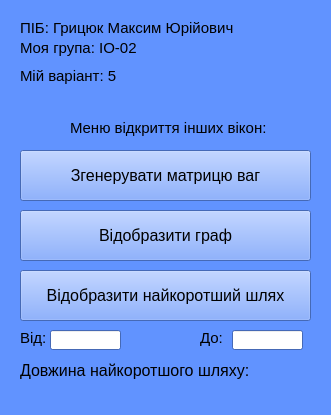
<?xml version="1.0" encoding="UTF-8"?>
<ui version="4.0">
 <class>MainWindow</class>
 <widget class="QMainWindow" name="MainWindow">
  <property name="geometry">
   <rect>
    <x>0</x>
    <y>0</y>
    <width>331</width>
    <height>415</height>
   </rect>
  </property>
  <property name="sizePolicy">
   <sizepolicy hsizetype="Preferred" vsizetype="Preferred">
    <horstretch>0</horstretch>
    <verstretch>0</verstretch>
   </sizepolicy>
  </property>
  <property name="minimumSize">
   <size>
    <width>331</width>
    <height>342</height>
   </size>
  </property>
  <property name="maximumSize">
   <size>
    <width>331</width>
    <height>121221</height>
   </size>
  </property>
  <property name="palette">
   <palette>
    <active>
     <colorrole role="WindowText">
      <brush brushstyle="SolidPattern">
       <color alpha="255">
        <red>0</red>
        <green>0</green>
        <blue>0</blue>
       </color>
      </brush>
     </colorrole>
     <colorrole role="Button">
      <brush brushstyle="SolidPattern">
       <color alpha="255">
        <red>97</red>
        <green>147</green>
        <blue>255</blue>
       </color>
      </brush>
     </colorrole>
     <colorrole role="Light">
      <brush brushstyle="SolidPattern">
       <color alpha="255">
        <red>224</red>
        <green>234</green>
        <blue>255</blue>
       </color>
      </brush>
     </colorrole>
     <colorrole role="Midlight">
      <brush brushstyle="SolidPattern">
       <color alpha="255">
        <red>160</red>
        <green>190</green>
        <blue>255</blue>
       </color>
      </brush>
     </colorrole>
     <colorrole role="Dark">
      <brush brushstyle="SolidPattern">
       <color alpha="255">
        <red>48</red>
        <green>74</green>
        <blue>127</blue>
       </color>
      </brush>
     </colorrole>
     <colorrole role="Mid">
      <brush brushstyle="SolidPattern">
       <color alpha="255">
        <red>65</red>
        <green>98</green>
        <blue>170</blue>
       </color>
      </brush>
     </colorrole>
     <colorrole role="Text">
      <brush brushstyle="SolidPattern">
       <color alpha="255">
        <red>0</red>
        <green>0</green>
        <blue>0</blue>
       </color>
      </brush>
     </colorrole>
     <colorrole role="BrightText">
      <brush brushstyle="SolidPattern">
       <color alpha="255">
        <red>255</red>
        <green>255</green>
        <blue>255</blue>
       </color>
      </brush>
     </colorrole>
     <colorrole role="ButtonText">
      <brush brushstyle="SolidPattern">
       <color alpha="255">
        <red>0</red>
        <green>0</green>
        <blue>0</blue>
       </color>
      </brush>
     </colorrole>
     <colorrole role="Base">
      <brush brushstyle="SolidPattern">
       <color alpha="255">
        <red>255</red>
        <green>255</green>
        <blue>255</blue>
       </color>
      </brush>
     </colorrole>
     <colorrole role="Window">
      <brush brushstyle="SolidPattern">
       <color alpha="255">
        <red>97</red>
        <green>147</green>
        <blue>255</blue>
       </color>
      </brush>
     </colorrole>
     <colorrole role="Shadow">
      <brush brushstyle="SolidPattern">
       <color alpha="255">
        <red>0</red>
        <green>0</green>
        <blue>0</blue>
       </color>
      </brush>
     </colorrole>
     <colorrole role="AlternateBase">
      <brush brushstyle="SolidPattern">
       <color alpha="255">
        <red>176</red>
        <green>201</green>
        <blue>255</blue>
       </color>
      </brush>
     </colorrole>
     <colorrole role="ToolTipBase">
      <brush brushstyle="SolidPattern">
       <color alpha="255">
        <red>255</red>
        <green>255</green>
        <blue>220</blue>
       </color>
      </brush>
     </colorrole>
     <colorrole role="ToolTipText">
      <brush brushstyle="SolidPattern">
       <color alpha="255">
        <red>0</red>
        <green>0</green>
        <blue>0</blue>
       </color>
      </brush>
     </colorrole>
     <colorrole role="PlaceholderText">
      <brush brushstyle="NoBrush">
       <color alpha="128">
        <red>0</red>
        <green>0</green>
        <blue>0</blue>
       </color>
      </brush>
     </colorrole>
    </active>
    <inactive>
     <colorrole role="WindowText">
      <brush brushstyle="SolidPattern">
       <color alpha="255">
        <red>0</red>
        <green>0</green>
        <blue>0</blue>
       </color>
      </brush>
     </colorrole>
     <colorrole role="Button">
      <brush brushstyle="SolidPattern">
       <color alpha="255">
        <red>97</red>
        <green>147</green>
        <blue>255</blue>
       </color>
      </brush>
     </colorrole>
     <colorrole role="Light">
      <brush brushstyle="SolidPattern">
       <color alpha="255">
        <red>224</red>
        <green>234</green>
        <blue>255</blue>
       </color>
      </brush>
     </colorrole>
     <colorrole role="Midlight">
      <brush brushstyle="SolidPattern">
       <color alpha="255">
        <red>160</red>
        <green>190</green>
        <blue>255</blue>
       </color>
      </brush>
     </colorrole>
     <colorrole role="Dark">
      <brush brushstyle="SolidPattern">
       <color alpha="255">
        <red>48</red>
        <green>74</green>
        <blue>127</blue>
       </color>
      </brush>
     </colorrole>
     <colorrole role="Mid">
      <brush brushstyle="SolidPattern">
       <color alpha="255">
        <red>65</red>
        <green>98</green>
        <blue>170</blue>
       </color>
      </brush>
     </colorrole>
     <colorrole role="Text">
      <brush brushstyle="SolidPattern">
       <color alpha="255">
        <red>0</red>
        <green>0</green>
        <blue>0</blue>
       </color>
      </brush>
     </colorrole>
     <colorrole role="BrightText">
      <brush brushstyle="SolidPattern">
       <color alpha="255">
        <red>255</red>
        <green>255</green>
        <blue>255</blue>
       </color>
      </brush>
     </colorrole>
     <colorrole role="ButtonText">
      <brush brushstyle="SolidPattern">
       <color alpha="255">
        <red>0</red>
        <green>0</green>
        <blue>0</blue>
       </color>
      </brush>
     </colorrole>
     <colorrole role="Base">
      <brush brushstyle="SolidPattern">
       <color alpha="255">
        <red>255</red>
        <green>255</green>
        <blue>255</blue>
       </color>
      </brush>
     </colorrole>
     <colorrole role="Window">
      <brush brushstyle="SolidPattern">
       <color alpha="255">
        <red>97</red>
        <green>147</green>
        <blue>255</blue>
       </color>
      </brush>
     </colorrole>
     <colorrole role="Shadow">
      <brush brushstyle="SolidPattern">
       <color alpha="255">
        <red>0</red>
        <green>0</green>
        <blue>0</blue>
       </color>
      </brush>
     </colorrole>
     <colorrole role="AlternateBase">
      <brush brushstyle="SolidPattern">
       <color alpha="255">
        <red>176</red>
        <green>201</green>
        <blue>255</blue>
       </color>
      </brush>
     </colorrole>
     <colorrole role="ToolTipBase">
      <brush brushstyle="SolidPattern">
       <color alpha="255">
        <red>255</red>
        <green>255</green>
        <blue>220</blue>
       </color>
      </brush>
     </colorrole>
     <colorrole role="ToolTipText">
      <brush brushstyle="SolidPattern">
       <color alpha="255">
        <red>0</red>
        <green>0</green>
        <blue>0</blue>
       </color>
      </brush>
     </colorrole>
     <colorrole role="PlaceholderText">
      <brush brushstyle="NoBrush">
       <color alpha="128">
        <red>0</red>
        <green>0</green>
        <blue>0</blue>
       </color>
      </brush>
     </colorrole>
    </inactive>
    <disabled>
     <colorrole role="WindowText">
      <brush brushstyle="SolidPattern">
       <color alpha="255">
        <red>48</red>
        <green>74</green>
        <blue>127</blue>
       </color>
      </brush>
     </colorrole>
     <colorrole role="Button">
      <brush brushstyle="SolidPattern">
       <color alpha="255">
        <red>97</red>
        <green>147</green>
        <blue>255</blue>
       </color>
      </brush>
     </colorrole>
     <colorrole role="Light">
      <brush brushstyle="SolidPattern">
       <color alpha="255">
        <red>224</red>
        <green>234</green>
        <blue>255</blue>
       </color>
      </brush>
     </colorrole>
     <colorrole role="Midlight">
      <brush brushstyle="SolidPattern">
       <color alpha="255">
        <red>160</red>
        <green>190</green>
        <blue>255</blue>
       </color>
      </brush>
     </colorrole>
     <colorrole role="Dark">
      <brush brushstyle="SolidPattern">
       <color alpha="255">
        <red>48</red>
        <green>74</green>
        <blue>127</blue>
       </color>
      </brush>
     </colorrole>
     <colorrole role="Mid">
      <brush brushstyle="SolidPattern">
       <color alpha="255">
        <red>65</red>
        <green>98</green>
        <blue>170</blue>
       </color>
      </brush>
     </colorrole>
     <colorrole role="Text">
      <brush brushstyle="SolidPattern">
       <color alpha="255">
        <red>48</red>
        <green>74</green>
        <blue>127</blue>
       </color>
      </brush>
     </colorrole>
     <colorrole role="BrightText">
      <brush brushstyle="SolidPattern">
       <color alpha="255">
        <red>255</red>
        <green>255</green>
        <blue>255</blue>
       </color>
      </brush>
     </colorrole>
     <colorrole role="ButtonText">
      <brush brushstyle="SolidPattern">
       <color alpha="255">
        <red>48</red>
        <green>74</green>
        <blue>127</blue>
       </color>
      </brush>
     </colorrole>
     <colorrole role="Base">
      <brush brushstyle="SolidPattern">
       <color alpha="255">
        <red>97</red>
        <green>147</green>
        <blue>255</blue>
       </color>
      </brush>
     </colorrole>
     <colorrole role="Window">
      <brush brushstyle="SolidPattern">
       <color alpha="255">
        <red>97</red>
        <green>147</green>
        <blue>255</blue>
       </color>
      </brush>
     </colorrole>
     <colorrole role="Shadow">
      <brush brushstyle="SolidPattern">
       <color alpha="255">
        <red>0</red>
        <green>0</green>
        <blue>0</blue>
       </color>
      </brush>
     </colorrole>
     <colorrole role="AlternateBase">
      <brush brushstyle="SolidPattern">
       <color alpha="255">
        <red>97</red>
        <green>147</green>
        <blue>255</blue>
       </color>
      </brush>
     </colorrole>
     <colorrole role="ToolTipBase">
      <brush brushstyle="SolidPattern">
       <color alpha="255">
        <red>255</red>
        <green>255</green>
        <blue>220</blue>
       </color>
      </brush>
     </colorrole>
     <colorrole role="ToolTipText">
      <brush brushstyle="SolidPattern">
       <color alpha="255">
        <red>0</red>
        <green>0</green>
        <blue>0</blue>
       </color>
      </brush>
     </colorrole>
     <colorrole role="PlaceholderText">
      <brush brushstyle="NoBrush">
       <color alpha="128">
        <red>0</red>
        <green>0</green>
        <blue>0</blue>
       </color>
      </brush>
     </colorrole>
    </disabled>
   </palette>
  </property>
  <property name="windowTitle">
   <string>Вікно №1</string>
  </property>
  <widget class="QWidget" name="centralwidget">
   <widget class="QPushButton" name="buttonCall2">
    <property name="geometry">
     <rect>
      <x>20</x>
      <y>150</y>
      <width>291</width>
      <height>51</height>
     </rect>
    </property>
    <property name="font">
     <font>
      <pointsize>12</pointsize>
     </font>
    </property>
    <property name="text">
     <string>Згенерувати матрицю ваг</string>
    </property>
   </widget>
   <widget class="QPushButton" name="buttonCall3">
    <property name="geometry">
     <rect>
      <x>20</x>
      <y>210</y>
      <width>291</width>
      <height>51</height>
     </rect>
    </property>
    <property name="font">
     <font>
      <pointsize>12</pointsize>
     </font>
    </property>
    <property name="text">
     <string>Відобразити граф</string>
    </property>
   </widget>
   <widget class="QPushButton" name="buttonCall4">
    <property name="geometry">
     <rect>
      <x>20</x>
      <y>270</y>
      <width>291</width>
      <height>51</height>
     </rect>
    </property>
    <property name="font">
     <font>
      <pointsize>12</pointsize>
     </font>
    </property>
    <property name="text">
     <string>Відобразити найкоротший шлях</string>
    </property>
   </widget>
   <widget class="QLabel" name="labelVarGet">
    <property name="geometry">
     <rect>
      <x>20</x>
      <y>60</y>
      <width>131</width>
      <height>31</height>
     </rect>
    </property>
    <property name="font">
     <font>
      <pointsize>11</pointsize>
     </font>
    </property>
    <property name="text">
     <string>Мій варіант: 5</string>
    </property>
   </widget>
   <widget class="QLabel" name="labelCallCapt">
    <property name="geometry">
     <rect>
      <x>70</x>
      <y>120</y>
      <width>201</width>
      <height>16</height>
     </rect>
    </property>
    <property name="font">
     <font>
      <pointsize>11</pointsize>
     </font>
    </property>
    <property name="text">
     <string>Меню відкриття інших вікон:</string>
    </property>
   </widget>
   <widget class="QLabel" name="labelInfo1">
    <property name="geometry">
     <rect>
      <x>20</x>
      <y>20</y>
      <width>251</width>
      <height>16</height>
     </rect>
    </property>
    <property name="font">
     <font>
      <pointsize>11</pointsize>
     </font>
    </property>
    <property name="text">
     <string>ПІБ: Грицюк Максим Юрійович</string>
    </property>
   </widget>
   <widget class="QLabel" name="labelInfo2">
    <property name="geometry">
     <rect>
      <x>20</x>
      <y>40</y>
      <width>231</width>
      <height>16</height>
     </rect>
    </property>
    <property name="font">
     <font>
      <pointsize>11</pointsize>
     </font>
    </property>
    <property name="text">
     <string>Моя група: ІО-02</string>
    </property>
   </widget>
   <widget class="QLineEdit" name="lineSrc">
    <property name="geometry">
     <rect>
      <x>50</x>
      <y>330</y>
      <width>71</width>
      <height>20</height>
     </rect>
    </property>
   </widget>
   <widget class="QLineEdit" name="lineDest">
    <property name="geometry">
     <rect>
      <x>232</x>
      <y>330</y>
      <width>71</width>
      <height>20</height>
     </rect>
    </property>
   </widget>
   <widget class="QLabel" name="label">
    <property name="geometry">
     <rect>
      <x>20</x>
      <y>330</y>
      <width>31</width>
      <height>16</height>
     </rect>
    </property>
    <property name="font">
     <font>
      <pointsize>11</pointsize>
     </font>
    </property>
    <property name="text">
     <string>Від:</string>
    </property>
   </widget>
   <widget class="QLabel" name="label_2">
    <property name="geometry">
     <rect>
      <x>200</x>
      <y>330</y>
      <width>31</width>
      <height>16</height>
     </rect>
    </property>
    <property name="font">
     <font>
      <pointsize>11</pointsize>
     </font>
    </property>
    <property name="text">
     <string>До:</string>
    </property>
   </widget>
   <widget class="QLabel" name="labelPath">
    <property name="geometry">
     <rect>
      <x>20</x>
      <y>360</y>
      <width>291</width>
      <height>21</height>
     </rect>
    </property>
    <property name="font">
     <font>
      <pointsize>12</pointsize>
     </font>
    </property>
    <property name="text">
     <string>Довжина найкоротшого шляху:</string>
    </property>
   </widget>
  </widget>
 </widget>
 <resources/>
 <connections/>
</ui>
